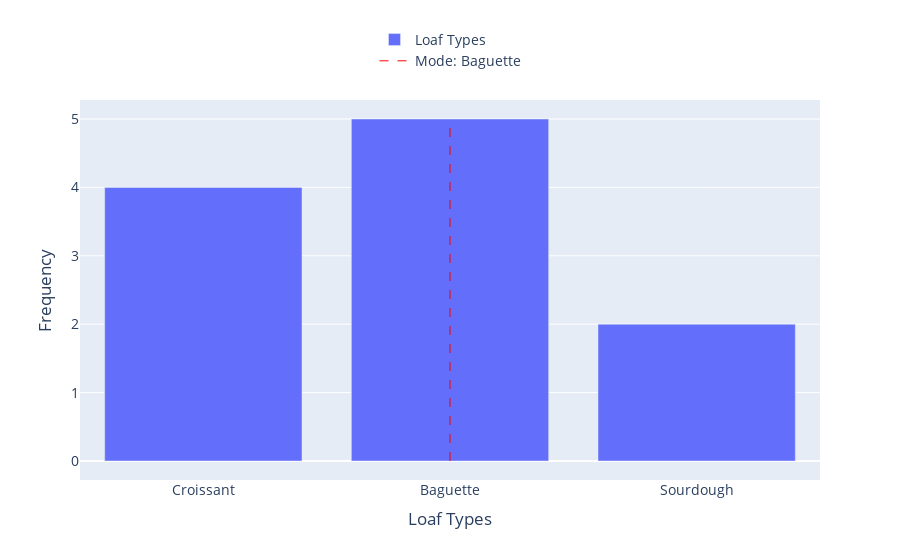

This figure's notebook cell:
### Markdown cell above
Steps for Calculating the Mode by Hand

The ‘mode’ is the most frequently occurring value in a dataset. It’s useful when we want to find the most common value, and it’s applicable to both numerical and categorical data.

Let’s consider some examples from a bakery.

- Numerical Data Example
  
    If we track daily bread sales for 10 days: [72, 76, 72, 84, 70, 76, 76, 82, 70, 84], and tally up the frequency of each number of sales, 76 is the mode because it appears the most (3 times).

- Categorical Data Example

    If we track the type of pastry sold most over 10 days: [Croissant, Baguette, Baguette, Croissant, Croissant, Baguette, Sourdough, Sourdough, Croissant, Baguette], both Croissant and Baguette are modes because they appear the most (4 times each).

- Grouped Data Example

    Let’s say we group bread sales into intervals (60-70, 70-80, 80-90, 90-100) and record the frequency of sales falling into each group over a month. If the frequencies are 5, 7, 9, 3 respectively, the mode is the group with the highest frequency, which is 80-90.

The mode is easy to understand and calculate, and it gives us valuable insights about the most typical or common value in our dataset.

Now, What’s the role of the mode in machine learning?

In machine learning, the mode is used for categorical data. It helps identify the most common category in a dataset. Just like John’s loaf types, knowing the mode can help the model predict the most likely outcome based on past data. 🎯

To see the problem and solution in the context of using fashion, let’s go back to the example of John the baker. For example, we have data on sales of different types of bread for one month, and we want to know what type of bread is the most popular.

### Code cell
# @title #### Calculate mode and plot bar chart
import plotly.graph_objects as go
from collections import Counter
import pandas as pd

# Define the data
loaf_types = ['Croissant', 'Baguette', 'Baguette', 'Croissant', 'Baguette', 'Croissant', 'Baguette', 'Sourdough', 'Sourdough', 'Croissant', 'Baguette']
loaf_counts = Counter(loaf_types)

# Calculate the mode
mode_loaf = max(loaf_counts, key=loaf_counts.get)

# Create a bar chart
fig = go.Figure(data=go.Bar(y=list(loaf_counts.values()), x=list(loaf_counts.keys()), name='Loaf Types'))

# Add a horizontal line for the mode
fig.add_trace(go.Scatter(
    x=[mode_loaf, mode_loaf],
    y=[0, max(loaf_counts.values())],
    mode='lines',
    name=f'Mode: {mode_loaf}',
    line=dict(color='Red', width=1, dash='dash')
))

# Add labels for x and y axis
fig.update_layout(
    xaxis_title="Loaf Types",
    yaxis_title="Frequency",
    font=dict(
        size=14,
    ),
    legend=dict(
        yanchor="top",
        y=1.2,
        xanchor="center",
        x=0.5
    )
)

# Show the plot
fig.show()

# Convert to pandas DataFrame
df = pd.DataFrame(loaf_types, columns=["Loaf Type"])

# Group by loaf types and count the frequency
df.groupby("Loaf Type").size().reset_index(name='Counts')

### Figure 1 — Plotly figure (JSON) as saved in the notebook; plotly's stock layout.template omitted (floating-point values rounded to 4 significant figures)
{"data": [{"name": "Loaf Types", "type": "bar", "x": ["Croissant", "Baguette", "Sourdough"], "y": [4, 5, 2]}, {"line": {"color": "Red", "dash": "dash", "width": 1}, "mode": "lines", "name": "Mode: Baguette", "type": "scatter", "x": ["Baguette", "Baguette"], "y": [0, 5]}], "layout": {"font": {"size": 14}, "legend": {"x": 0.5, "xanchor": "center", "y": 1.2, "yanchor": "top"}, "xaxis": {"title": {"text": "Loaf Types"}}, "yaxis": {"title": {"text": "Frequency"}}}}
